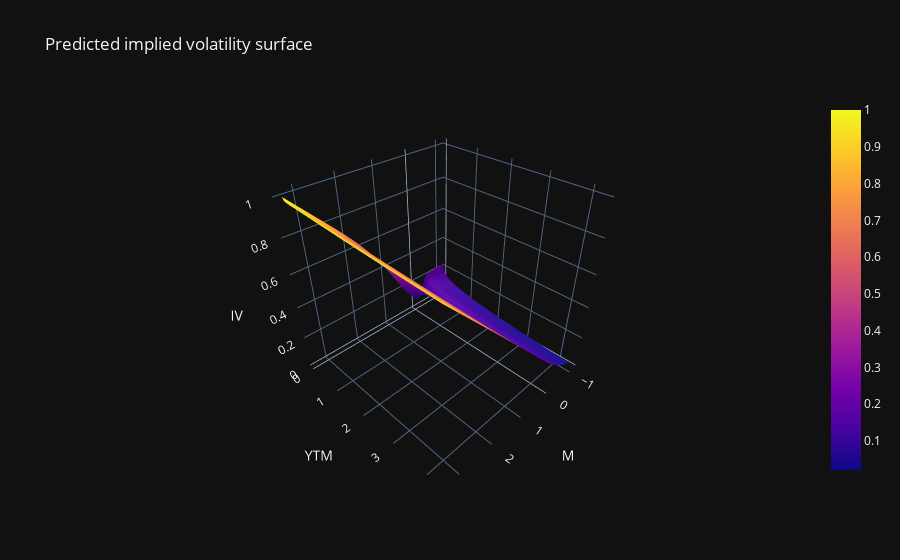

Notebook cell for this chart:
### Code cell
fig = go.Figure(
    data=[
        go.Surface(
            x=M_grid,
            y=T_grid,
            z=IV_pred
        )
    ]
)

fig.update_layout(
    title="Predicted implied volatility surface",
    scene=dict(
        xaxis_title="M",
        yaxis_title="YTM",
        zaxis_title="IV"
    )
)

fig.show()

### Figure 1 — Plotly figure (JSON) as saved in the notebook; plotly's stock layout.template omitted (floating-point values rounded to 4 significant figures; data arrays with more than 128 entries replaced by an {"elided": "..."} marker saying what was removed)
{"data": [{"x": {"elided": "80x80 float values"}, "y": {"elided": "80x80 float values"}, "z": {"elided": "80x80 float values"}, "type": "surface"}], "layout": {"title": {"text": "Predicted implied volatility surface"}, "scene": {"xaxis": {"title": {"text": "M"}}, "yaxis": {"title": {"text": "YTM"}}, "zaxis": {"title": {"text": "IV"}}}}}
